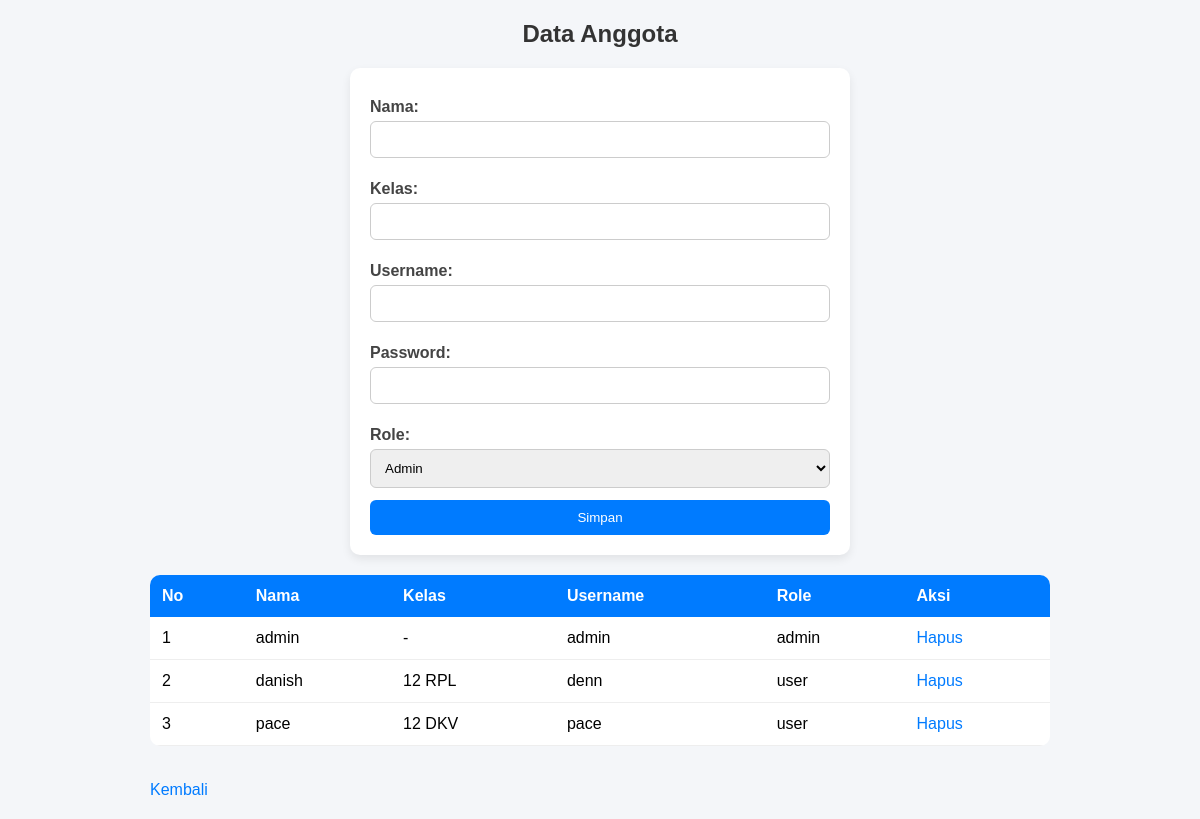
/anggota.php, run on the app's committed database.
### tables this page shows
CREATE TABLE `anggota` (
  `id_anggota` int(11) NOT NULL,
  `nama` varchar(100) DEFAULT NULL,
  `kelas` varchar(50) DEFAULT NULL,
  `username` varchar(50) DEFAULT NULL,
  `password` varchar(50) DEFAULT NULL,
  `role` enum('admin','user') DEFAULT NULL
);

### anggota.php (the view, shortened to what this page needs)
<?php include "koneksi.php"; ?>
<!DOCTYPE html>
<html>
<head>
    <link rel="stylesheet" href="style.css">
</head>
<body>
    <div class="container">
        <h2>Data Anggota</h2>
        <form action="simpan_anggota.php" method="POST">
            <label>Nama:</label>
            <input type="text" name="nama">
            <label>Kelas:</label>
            <input type="text" name="kelas">
            <label>Username:</label>
            <input type="text" name="username">
            <label>Password:</label>
            <input type="text" name="password">
            <label>Role:</label>
            <select name="role">
                <option value="admin">Admin</option>
            </select>
            <button type="submit">Simpan</button>
        </form>
        <table>
            <tr>
                <th>No</th>
                <th>Nama</th>
                <th>Kelas</th>
                <th>Username</th>
                <th>Role</th>
                <th>Aksi</th>
            </tr>
            <?php
            $no = 1;
            $data = mysqli_query($conn, "SELECT * FROM anggota");
            while ($d = mysqli_fetch_array($data)) {
                ?>
                <tr>
                    <td><?= $no++ ?></td>
                    <td><?= $d['nama'] ?></td>
                    <td><?= $d['kelas'] ?></td>
                    <td><?= $d['username'] ?></td>
                    <td><?= $d['role'] ?></td>
                    <td><a href="hapus_anggota.php?id=<?= $d['id_anggota'] ?>">Hapus</a></td>
                </tr>
            <?php } ?>
        </table>
        <a class="btn-kembali" href="index.php">Kembali</a>
    </div>
</body>
</html>

### style.css (style rules this page uses)
* { margin: 0; padding: 0; box-sizing: border-box; }
body { font-family: Arial, sans-serif; background: #f4f6f9; padding: 20px; }
.container { max-width: 900px; margin: auto; }
h2 { margin-bottom: 20px; color: #333; text-align: center; }
form { background: #fff; padding: 20px; border-radius: 10px; box-shadow: 0 4px 10px rgba(0, 0, 0, 0.08); max-width: 500px; margin: 0 auto 20px; }
form label { display: block; font-weight: bold; margin-top: 10px; margin-bottom: 5px; color: #444; }
form input, form select { width: 100%; padding: 10px; margin-bottom: 12px; border: 1px solid #ccc; border-radius: 6px; transition: 0.2s; }
button { width: 100%; background: #007bff; color: white; padding: 10px; border: none; border-radius: 6px; cursor: pointer; transition: 0.2s; }
table { width: 100%; border-collapse: collapse; background: #fff; margin: 20px auto; border-radius: 10px; overflow: hidden; }
table th { background: #007bff; color: white; padding: 12px; text-align: left; }
table td { padding: 12px; border-bottom: 1px solid #eee; }
a { color: #007bff; text-decoration: none; }
.btn-kembali { display: inline-block; margin-top: 15px; }

### data on the page
anggota: nama "admin", kelas "-", username "admin", role "admin"
anggota: nama "danish", kelas "12 RPL", username "denn", role "user"
anggota: nama "pace", kelas "12 DKV", username "pace", role "user"
